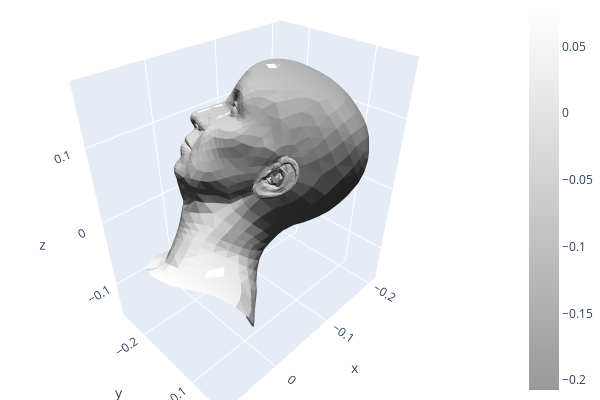

The notebook cell saved with this chart:
### Markdown cell above
## Mesh

### Code cell
neutralmesh=mesh_GA.getNeutralMesh(getParams=False,visualize=True)

### Figure 1 — Plotly figure (JSON) as saved in the notebook; plotly's stock layout.template omitted (floating-point values rounded to 4 significant figures; data arrays with more than 128 entries replaced by an {"elided": "..."} marker saying what was removed)
{"data": [{"colorscale": [[0, "rgb(153, 153, 153)"], [1, "rgb(255,255,255)"]], "flatshading": true, "i": {"elided": "9976 int values"}, "intensity": {"elided": "5023 float values"}, "j": {"elided": "9976 int values"}, "k": {"elided": "9976 int values"}, "lighting": {"ambient": 0.18, "diffuse": 1, "facenormalsepsilon": 1e-15, "fresnel": 0.1, "roughness": 0.05, "specular": 1, "vertexnormalsepsilon": 1e-15}, "lightposition": {"x": 100, "y": 200, "z": 0}, "type": "mesh3d", "x": {"elided": "5023 float values"}, "y": {"elided": "5023 float values"}, "z": {"elided": "5023 float values"}}], "layout": {"height": 400, "margin": {"b": 0, "l": 0, "r": 0, "t": 0}, "scene": {"camera": {"center": {"x": 0, "y": 0, "z": 0}, "up": {"x": 0, "y": 0, "z": 1}}}, "showlegend": false, "width": 600}}
